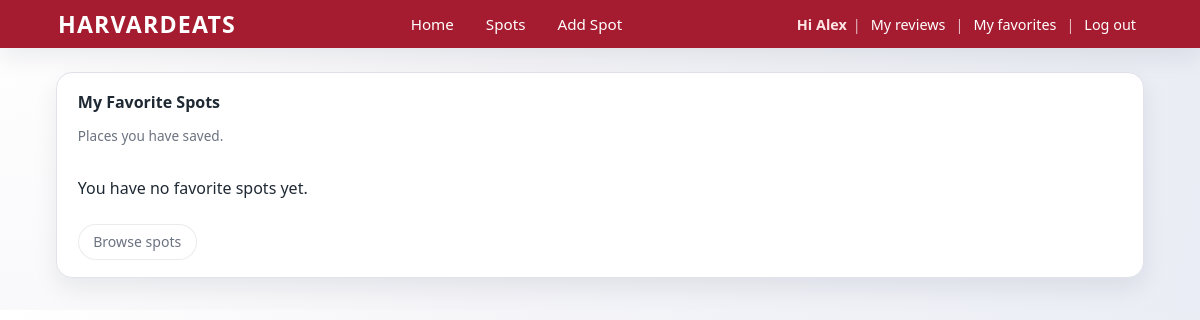
/favorites (signed in), run on an earlier commit of the app's database.
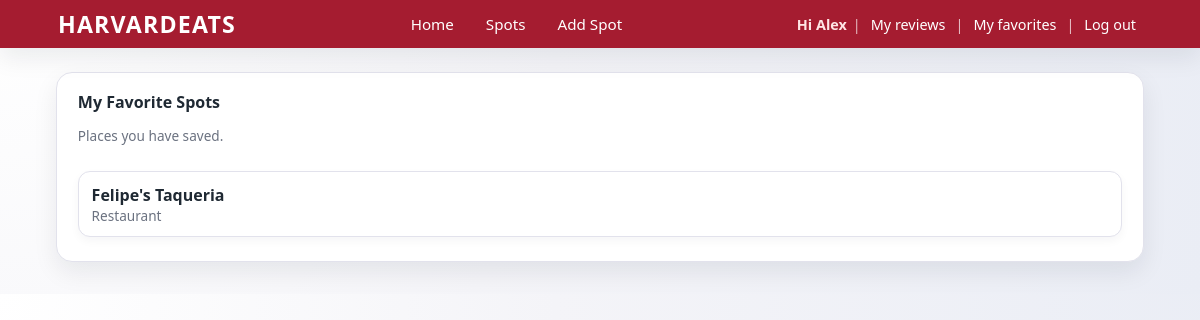
And on a later commit of the database.
### tables this page shows
CREATE TABLE spots (
    id INTEGER PRIMARY KEY AUTOINCREMENT,
    name TEXT NOT NULL,
    category TEXT,
    latitude REAL,
    longitude REAL
, late_night INTEGER DEFAULT 0, fine_dining INTEGER DEFAULT 0, health_conscious INTEGER DEFAULT 0, affordable INTEGER DEFAULT 0, sweet_treat INTEGER DEFAULT 0, close INTEGER DEFAULT 0);

### app.py (the view)
@app.route("/favorites")
def favorites():
    if not session.get("user_id"):
        return redirect(url_for("login"))
    db = get_db()
    spots = db.execute(
        """
        SELECT spots.id, spots.name, spots.category
        FROM favorites
        JOIN spots ON favorites.spot_id = spots.id
        WHERE favorites.user_id = ?
        ORDER BY spots.name
        """,
        (session["user_id"],)
    ).fetchall()
    db.close()
    return render_template("favorites.html", spots=spots)

### app.py (called while the page is built)
def get_db():
    connection = sqlite3.connect("spots.db")
    connection.row_factory = sqlite3.Row  # lets us use column names later
    return connection

### templates/favorites.html
{% extends "layout.html" %}
{% block content %}
<div class="card">
  <div class="card-header">
    <div>
      <h2 class="card-title">My Favorite Spots</h2>
      <p class="card-subtitle">Places you have saved.</p>
    </div>
  </div>
  {% if spots %}
    <ul class="spot-list mt-2">
      {% for spot in spots %}
        <li class="spot-item">
          <a href="/spot/{{ spot['id'] }}">
            <strong>{{ spot["name"] }}</strong>
          </a>
          <div class="spot-meta">
            {{ spot["category"] if spot["category"] else "No category" }}
          </div>
        </li>
      {% endfor %}
    </ul>
  {% else %}
    <p>You have no favorite spots yet.</p>
    <a href="/spots" class="btn btn-outline mt-2">Browse spots</a>
  {% endif %}
</div>
{% endblock %}

What changed in the data, as far as the page shows it:
now on this page (row edited): spots: name "Felipe's Taqueria", category "Restaurant"
Also different on the page:
text no longer shown: "You have no favorite spots yet. Browse spots"
